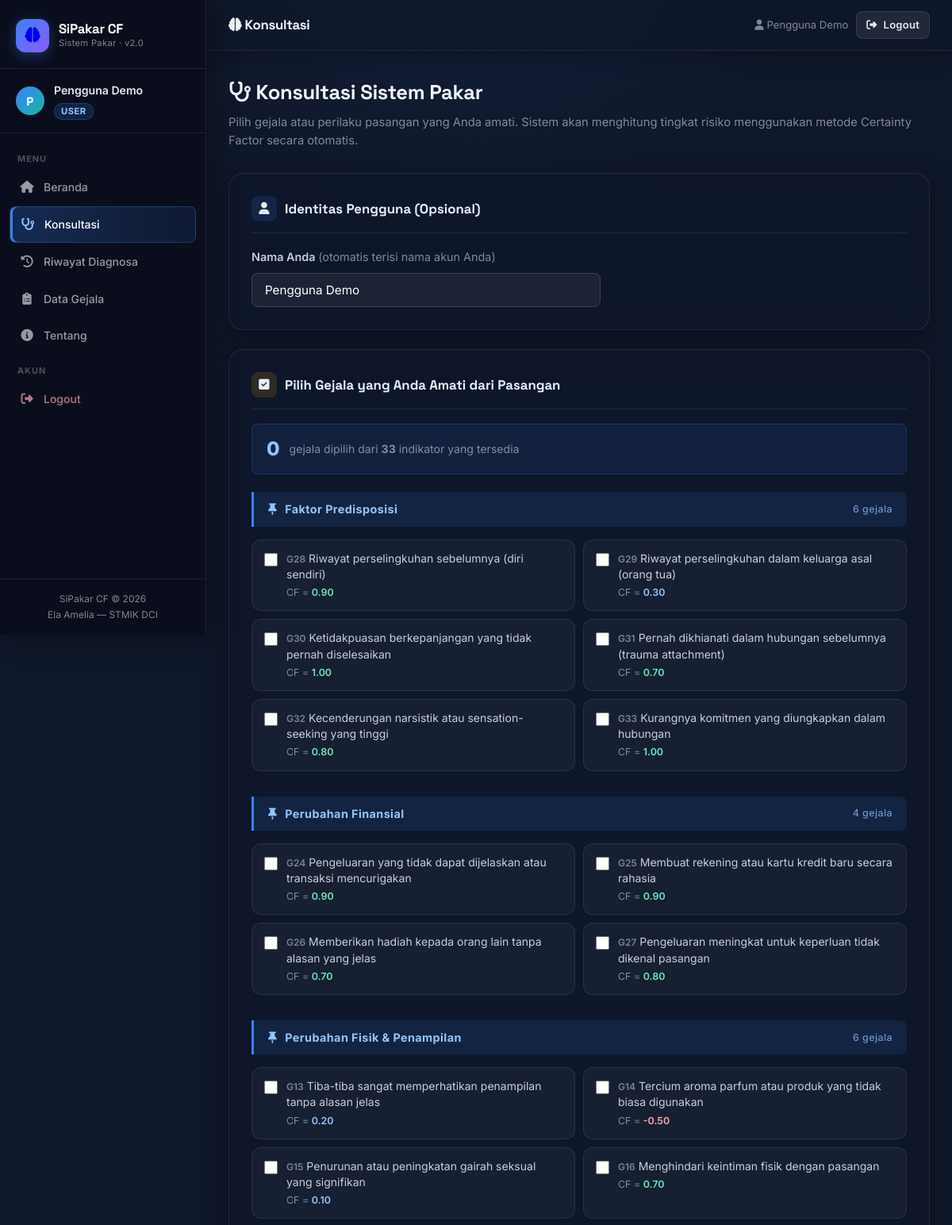
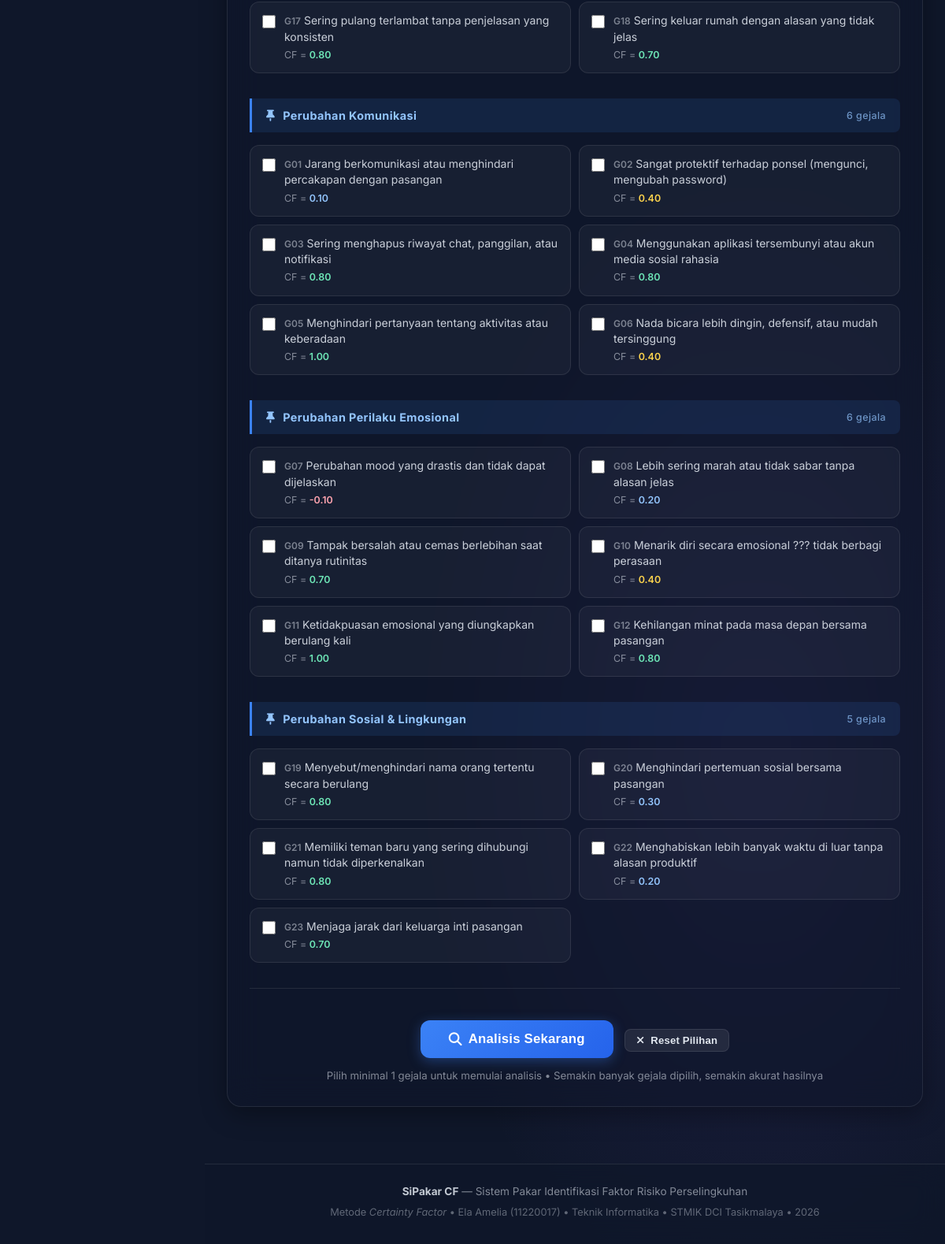
Page /pages/konsultasi.php (signed in) on the committed database (2 pictures, top to bottom).
### tables this page shows
CREATE TABLE `gejala` (
  `id` int(11) NOT NULL AUTO_INCREMENT,
  `kode` varchar(10) NOT NULL,
  `nama` text NOT NULL,
  `kategori` varchar(80) NOT NULL,
  `mb` decimal(3,2) NOT NULL COMMENT 'Measure of Belief (0-1)',
  `md` decimal(3,2) NOT NULL COMMENT 'Measure of Disbelief (0-1)',
  `cf` decimal(4,2) NOT NULL COMMENT 'Certainty Factor = MB - MD',
  PRIMARY KEY (`id`),
  UNIQUE KEY `kode` (`kode`)
);

### pages/konsultasi.php (the view, shortened to what this page needs)
<?php
require_once '../includes/config.php';
$hasil = null;
$semuaGejala = [];
$q2 = $conn->query("SELECT * FROM gejala ORDER BY kategori, kode");
while ($row = $q2->fetch_assoc()) {
    $semuaGejala[$row['kategori']][] = $row;
}
require_once '../includes/header.php';
?>
<div class="page-header">
    <div class="page-title"><i class="fas fa-stethoscope"></i> Konsultasi Sistem Pakar</div>
    <div class="page-sub">Pilih gejala atau perilaku pasangan yang Anda amati. Sistem akan menghitung tingkat risiko menggunakan metode Certainty Factor secara otomatis.</div>
</div>
<?php if ($hasil): ?>
<div class="hasil-box animate-up" style="background:<?= $hasil['info']['bg'] ?>;">
    <div class="hasil-icon"><?= $hasil['info']['icon'] ?></div>
    <div class="hasil-cf">CF = <?= number_format($hasil['cf'], 3) ?></div>
    <div class="hasil-level"><?= $hasil['info']['level'] ?></div>
    <div class="risk-meter">
        <div class="risk-meter-fill" style="width:<?= min(100, $hasil['cf'] * 100) ?>%; background:<?= $hasil['info']['accent'] ?>;"></div>
    </div>
    <div class="hasil-meta"><?= $hasil['jumlah_gejala'] ?> gejala dipilih &bull; Analisis untuk: <strong><?= $hasil['nama'] ?></strong></div>
</div>
<div class="saran-box">
    <div class="saran-label"><i class="fas fa-lightbulb"></i> Saran &amp; Rekomendasi</div>
    <?= $hasil['info']['saran'] ?>
</div>
<div class="card">
    <div class="card-title">
        <span class="title-icon" style="background:rgba(139,92,246,0.15);"><i class="fas fa-ruler-combined"></i></span>
        Detail Perhitungan Certainty Factor
    </div>
    <div class="table-wrap">
        <table>
            <thead>
                <tr>
                    <th class="td-center">No</th>
                    <th>Kode</th>
                    <th>Deskripsi Gejala</th>
                    <th>Kategori</th>
                    <th class="td-center">MB</th>
                    <th class="td-center">MD</th>
                    <th class="td-center">CF</th>
                    <th class="td-center">CF Kombinasi</th>
                </tr>
            </thead>
            <tbody>
            <?php
            $cfKombinasi = 0.0;
            foreach ($hasil['gejala'] as $i => $g):
                $cfKombinasi = ($i === 0)
                    ? (float)$g['cf']
                    : $cfKombinasi + (float)$g['cf'] * (1 - $cfKombinasi);
                $cfKombinasi = round($cfKombinasi, 3);
                $cfGVal = (float)$g['cf'];
            ?>
                <tr>
                    <td class="td-center" style="color:var(--text-muted)"><?= $i + 1 ?></td>
                    <td><strong style="color:#93c5fd;"><?= $g['kode'] ?></strong></td>
                    <td style="font-size:0.83rem"><?= htmlspecialchars($g['nama']) ?></td>
                    <td><span class="<?= katClass($g['kategori']) ?>" style="font-size:0.72rem;"><?= htmlspecialchars($g['kategori']) ?></span></td>
                    <td class="td-center"><?= number_format((float)$g['mb'], 2) ?></td>
                    <td class="td-center"><?= number_format((float)$g['md'], 2) ?></td>
                    <td class="td-center">
                        <strong style="color:<?= $cfGVal >= 0.7 ? '#6ee7b7' : ($cfGVal >= 0.4 ? '#fcd34d' : ($cfGVal < 0 ? '#fda4af' : '#93c5fd')) ?>;">
                            <?= number_format($cfGVal, 2) ?>
                        </strong>
                    </td>
                    <td class="td-center">
                        <strong style="color:<?= $hasil['info']['color'] ?>;"><?= number_format($cfKombinasi, 3) ?></strong>
                    </td>
                </tr>
            <?php endforeach; ?>
            </tbody>
        </table>
    </div>
    <div class="alert alert-info" style="margin-top:16px;margin-bottom:0;">
        <span class="alert-icon"><i class="fas fa-ruler-combined"></i></span>
        <div>
            <strong>Formula Kombinasi:</strong> CF_baru = CF_lama + CF_gejala &times; (1 &minus; CF_lama) &bull;
            <strong>Nilai CF Akhir: <?= number_format($hasil['cf'], 3) ?></strong> &bull;
            <span class="risk-badge" style="background:<?= riskColor($hasil['info']['level']) ?>;"><?= $hasil['info']['level'] ?></span>
        </div>
    </div>
</div>
<div style="text-align:center;margin-top:8px;display:flex;justify-content:center;gap:12px;flex-wrap:wrap;">
    <a href="konsultasi.php" class="btn btn-primary"><i class="fas fa-rotate"></i> Konsultasi Ulang</a>
    <a href="../index.php"   class="btn btn-ghost"><i class="fas fa-house"></i> Beranda</a>
</div>
<?php else: ?>
<form method="POST" class="konsultasi-form" id="formKonsultasi">
    <div class="card">
        <div class="card-title">
            <span class="title-icon" style="background:rgba(59,130,246,0.15);"><i class="fas fa-user"></i></span>
            Identitas Pengguna (Opsional)
        </div>
        <div class="nama-input">
            <label for="nama_pengguna">Nama Anda <span style="color:var(--text-muted);font-weight:400;"><?= isUser() ? '(otomatis terisi nama akun Anda)' : '(boleh dikosongkan, default: Anonim)' ?></span></label>
            <input type="text" id="nama_pengguna" name="nama_pengguna" class="form-input"
                   placeholder="<?= isUser() ? htmlspecialchars($_SESSION['user_nama'] ?? '') : 'Contoh: Anonim' ?>"
                   value="<?= isUser() ? htmlspecialchars($_SESSION['user_nama'] ?? '') : '' ?>"
                   maxlength="100" autocomplete="off">
        </div>
    </div>
    <div class="card">
        <div class="card-title">
            <span class="title-icon" style="background:rgba(245,158,11,0.15);"><i class="fas fa-square-check"></i></span>
            Pilih Gejala yang Anda Amati dari Pasangan
        </div>
        <div class="counter-bar" id="counterBar">
            <span class="counter-num" id="counterNum">0</span>
            <span>gejala dipilih dari <strong><?= array_sum(array_map('count', $semuaGejala)) ?></strong> indikator yang tersedia</span>
        </div>
        <?php foreach ($semuaGejala as $kategori => $gejalas): ?>
        <div class="kategori-section">
            <div class="kategori-title">
                <span><?= katIcon($kategori) ?></span>
                <?= htmlspecialchars($kategori) ?>
                <span style="margin-left:auto;font-size:0.78rem;font-weight:500;opacity:0.7;"><?= count($gejalas) ?> gejala</span>
            </div>
            <div class="gejala-grid">
                <?php foreach ($gejalas as $g):
                    $cfG = (float)$g['cf'];
                    $cfColor = $cfG >= 0.7 ? '#6ee7b7' : ($cfG >= 0.4 ? '#fcd34d' : ($cfG < 0 ? '#fda4af' : '#93c5fd'));
                ?>
                <div class="gejala-item" id="item-<?= $g['id'] ?>">
                    <input type="checkbox" id="g<?= $g['id'] ?>" name="gejala[]" value="<?= $g['id'] ?>"
                           data-cf="<?= $cfG ?>" onchange="updateCounter(this)">
                    <label for="g<?= $g['id'] ?>">
                        <span style="color:rgba(226,232,240,0.5);font-size:0.75rem;font-weight:600;"><?= $g['kode'] ?></span>
                        <?= htmlspecialchars($g['nama']) ?>
                        <span class="cf-text">CF = <span style="color:<?= $cfColor ?>;font-weight:600;"><?= number_format($cfG, 2) ?></span></span>
                    </label>
                </div>
                <?php endforeach; ?>
            </div>
        </div>
        <?php endforeach; ?>
        <hr class="divider">
        <div class="form-actions">
            <button type="submit" class="btn btn-primary btn-lg" id="btnSubmit">
                <i class="fas fa-magnifying-glass"></i> Analisis Sekarang
            </button>
            <button type="button" class="btn btn-ghost btn-sm" onclick="resetForm()" style="margin-left:10px;">
                <i class="fas fa-xmark"></i> Reset Pilihan
            </button>
            <div style="margin-top:12px;color:var(--text-muted);font-size:0.83rem;">
                Pilih minimal 1 gejala untuk memulai analisis &bull; Semakin banyak gejala dipilih, semakin akurat hasilnya
            </div>
        </div>
    </div>
</form>
<?php endif; ?>
<?php require_once '../includes/footer.php'; ?>

### rows in the picture
gejala: kode "G28", nama "Riwayat perselingkuhan sebelumnya (diri sendiri)", cf "0.90"
gejala: kode "G29", nama "Riwayat perselingkuhan dalam keluarga asal (orang tua)", cf "0.30"
gejala: kode "G30", nama "Ketidakpuasan berkepanjangan yang tidak pernah diselesaikan", cf "1.00"
gejala: kode "G31", nama "Pernah dikhianati dalam hubungan sebelumnya (trauma attachment)", cf "0.70"
gejala: kode "G32", nama "Kecenderungan narsistik atau sensation-seeking yang tinggi", cf "0.80"
gejala: kode "G33", nama "Kurangnya komitmen yang diungkapkan dalam hubungan", cf "1.00"
gejala: kode "G24", nama "Pengeluaran yang tidak dapat dijelaskan atau transaksi mencurigakan", cf "0.90"
gejala: kode "G25", nama "Membuat rekening atau kartu kredit baru secara rahasia", cf "0.90"
gejala: kode "G26", nama "Memberikan hadiah kepada orang lain tanpa alasan yang jelas", cf "0.70"
gejala: kode "G27", nama "Pengeluaran meningkat untuk keperluan tidak dikenal pasangan", cf "0.80"
gejala: kode "G13", nama "Tiba-tiba sangat memperhatikan penampilan tanpa alasan jelas", cf "0.20"
gejala: kode "G14", nama "Tercium aroma parfum atau produk yang tidak biasa digunakan", cf "-0.50"
gejala: kode "G15", nama "Penurunan atau peningkatan gairah seksual yang signifikan", cf "0.10"
gejala: kode "G16", nama "Menghindari keintiman fisik dengan pasangan", cf "0.70"
gejala: kode "G17", nama "Sering pulang terlambat tanpa penjelasan yang konsisten", cf "0.80"
gejala: kode "G18", nama "Sering keluar rumah dengan alasan yang tidak jelas", cf "0.70"
gejala: kode "G01", nama "Jarang berkomunikasi atau menghindari percakapan dengan pasangan", cf "0.10"
gejala: kode "G02", nama "Sangat protektif terhadap ponsel (mengunci, mengubah password)", cf "0.40"
gejala: kode "G03", nama "Sering menghapus riwayat chat, panggilan, atau notifikasi", cf "0.80"
gejala: kode "G04", nama "Menggunakan aplikasi tersembunyi atau akun media sosial rahasia", cf "0.80"
gejala: kode "G05", nama "Menghindari pertanyaan tentang aktivitas atau keberadaan", cf "1.00"
gejala: kode "G06", nama "Nada bicara lebih dingin, defensif, atau mudah tersinggung", cf "0.40"
gejala: kode "G07", nama "Perubahan mood yang drastis dan tidak dapat dijelaskan", cf "-0.10"
gejala: kode "G08", nama "Lebih sering marah atau tidak sabar tanpa alasan jelas", cf "0.20"
gejala: kode "G09", nama "Tampak bersalah atau cemas berlebihan saat ditanya rutinitas", cf "0.70"
gejala: kode "G10", nama "Menarik diri secara emosional ??? tidak berbagi perasaan", cf "0.40"
gejala: kode "G11", nama "Ketidakpuasan emosional yang diungkapkan berulang kali", cf "1.00"
gejala: kode "G12", nama "Kehilangan minat pada masa depan bersama pasangan", cf "0.80"
gejala: kode "G19", nama "Menyebut/menghindari nama orang tertentu secara berulang", cf "0.80"
gejala: kode "G20", nama "Menghindari pertemuan sosial bersama pasangan", cf "0.30"
gejala: kode "G21", nama "Memiliki teman baru yang sering dihubungi namun tidak diperkenalkan", cf "0.80"
gejala: kode "G22", nama "Menghabiskan lebih banyak waktu di luar tanpa alasan produktif", cf "0.20"
gejala: kode "G23", nama "Menjaga jarak dari keluarga inti pasangan", cf "0.70"

### other values in the picture
substr($_SESSION['user_nama'] ?? 'U', 0, 1) "P"
$_SESSION['user_nama'] "Pengguna Demo"
$topbarTitles[$activePage ?? ''] "Konsultasi"
array_sum(array_map('count', $semuaGejala)) "33"
$kategori "Faktor Predisposisi"
count($gejalas) "6"
$kategori "Perubahan Finansial"
count($gejalas) "4"
$kategori "Perubahan Fisik & Penampilan"
$kategori "Perubahan Komunikasi"
$kategori "Perubahan Perilaku Emosional"
$kategori "Perubahan Sosial & Lingkungan"
count($gejalas) "5"
